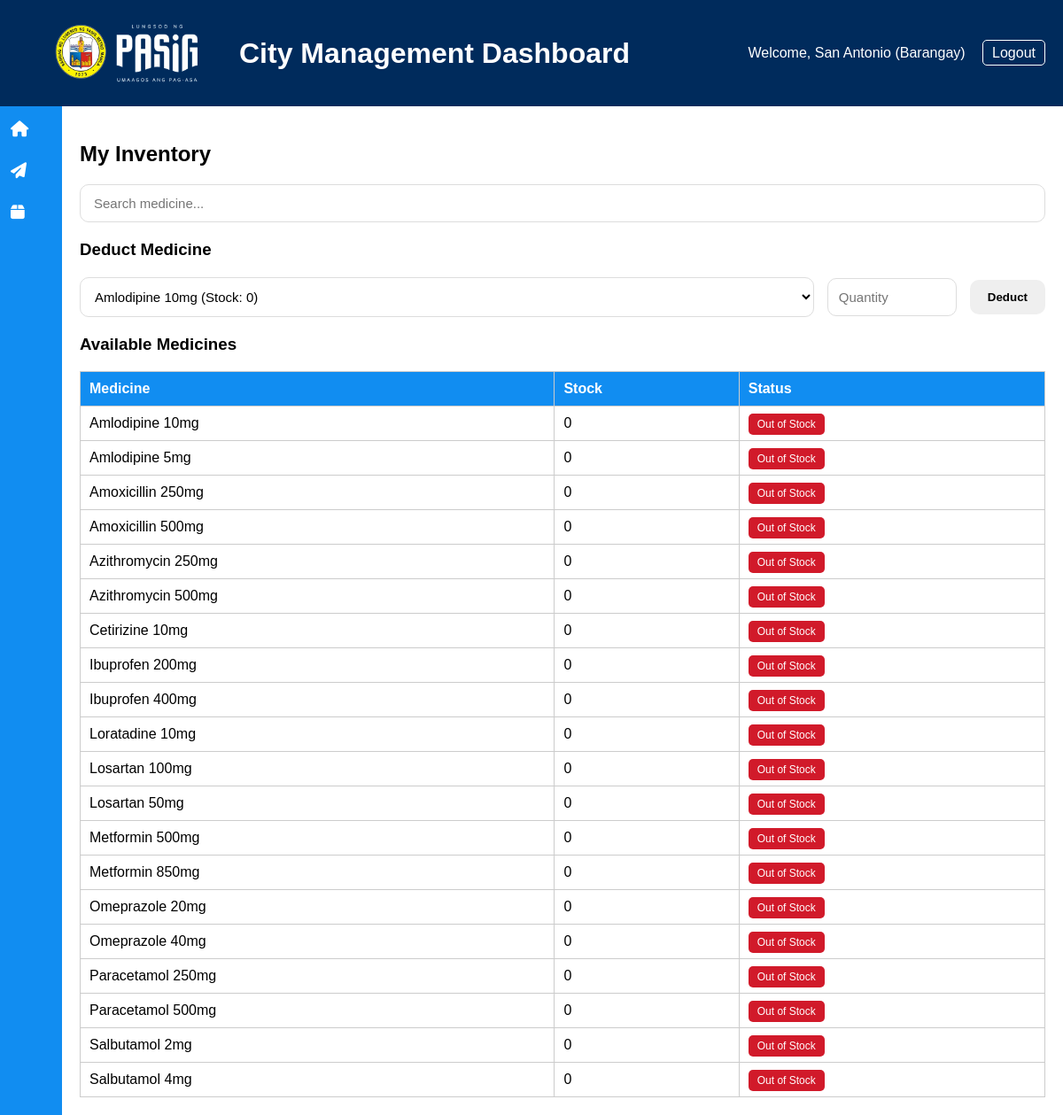
Screenshot of /barangay/inventory (signed in) with the database file from the repository.
### tables this page shows
CREATE TABLE barangay_inventory (
    id INTEGER PRIMARY KEY AUTOINCREMENT,
    barangay_id INTEGER NOT NULL,
    medicine_id INTEGER NOT NULL,
    stock INTEGER DEFAULT 0,
    FOREIGN KEY (barangay_id) REFERENCES barangays(id),
    FOREIGN KEY (medicine_id) REFERENCES medicines(id)
);

CREATE TABLE medicines (
    id INTEGER PRIMARY KEY AUTOINCREMENT,
    name TEXT,
    stock INTEGER DEFAULT 0
);

### blueprints/barangay.py (the view, shortened to what this page needs)
@barangay_bp.route("/inventory", methods=["GET", "POST"])
def inventory():
    if session.get("role") != "barangay":
        return redirect(url_for("auth.login"))
    conn = get_db()
    cur = conn.cursor()
    search = request.args.get("search", "")
    data = cur.execute("""
        SELECT
            m.id,
            m.name,
            bi.stock
        FROM barangay_inventory bi
        JOIN medicines m ON m.id = bi.medicine_id
        WHERE bi.barangay_id = ?
        AND m.name LIKE ?
        ORDER BY m.name ASC
    """, (
        session["barangay_id"],
        f"%{search}%"
    )).fetchall()
    conn.close()
    return render_template(
        "barangay/barangay_inventory.html",
        inventory=data,
        username=session["username"],
        search=search
    )

### blueprints/barangay.py (called while the page is built)
def get_db():
    conn = sqlite3.connect("database.db")
    conn.row_factory = sqlite3.Row
    return conn

### templates/barangay/barangay_inventory.html (shortened to what this page needs)
{% extends "barangay/base_barangay.html" %}
{% block content %}
<div class="inventory-container">
    <h2>My Inventory</h2>
    <div class="inventory-search">
        <input
            type="text"
            id="searchInput"
            class="search-input"
            placeholder="Search medicine..."
        >
    </div>
    <div class="inventory-card">
        <h3>Deduct Medicine</h3>
        <form method="POST" class="deduct-form">
            <select name="medicine_id" class="medicine-select" required>
                {% for i in inventory %}
                <option value="{{ i.id }}">
                    {{ i.name }} (Stock: {{ i.stock }})
                </option>
                {% endfor %}
            </select>
            <input
                type="number"
                name="quantity"
                class="quantity-input"
                min="1"
                placeholder="Quantity"
                required
            >
            <button type="submit" class="deduct-btn">
                Deduct
            </button>
        </form>
    </div>
    <div class="inventory-card">
        <h3>Available Medicines</h3>
        <table class="inventory-table">
            <thead>
                <tr>
                    <th>Medicine</th>
                    <th>Stock</th>
                    <th>Status</th>
                </tr>
            </thead>
            <tbody>
                {% for i in inventory %}
                <tr>
                    <td>{{ i.name }}</td>
                    <td>{{ i.stock }}</td>
                    <td>
                        {% if i.stock == 0 %}
                            <span class="out-stock">Out of Stock</span>
                        {% elif i.stock <= 20 %}
                            <span class="low-stock">Low Stock</span>
                        {% else %}
                            <span class="normal-stock">Normal Stock</span>
                        {% endif %}
                    </td>
                </tr>
                {% endfor %}
            </tbody>
        </table>
    </div>
</div>
{% endblock %}

### static/style.css (style rules this page uses)
.dashboard-body { margin: 0; font-family: Arial, sans-serif; background-color: #f2f2f2; }
table { width: 100%; border-collapse: collapse; margin-top: 10px; }
th, td { border: 1px solid #ccc; padding: 10px; text-align: left; }
th { background-color: #118df1; color: white; }
.inventory-search { margin-bottom: 20px; }
.search-input { width: 100%; padding: 12px 15px; border: 1px solid #ddd; border-radius: 10px; font-size: 15px; outline: none; transition: 0.3s; box-sizing: border-box; }
.deduct-form { display: flex; gap: 15px; align-items: center; flex-wrap: wrap; margin: 20px 0; }
.medicine-select { flex: 2; min-width: 250px; padding: 12px; border: 1px solid #ddd; border-radius: 10px; font-size: 15px; background: white; outline: none; }
.quantity-input { width: 120px; padding: 12px; border: 1px solid #ddd; border-radius: 10px; font-size: 15px; outline: none; }
.deduct-btn { padding: 12px 20px; border: none; border-radius: 10px; cursor: pointer; font-weight: bold; }
.out-stock, .low-stock, .normal-stock { padding: 5px 10px; border-radius: 5px; color: white; font-size: 12px; }
.out-stock { background: #d11a2a; }

### rows the page displays
barangay_inventory: name "Amlodipine 10mg", stock "0", shows "Out of Stock"
barangay_inventory: name "Amlodipine 5mg", stock "0", shows "Out of Stock"
barangay_inventory: name "Amoxicillin 250mg", stock "0", shows "Out of Stock"
barangay_inventory: name "Amoxicillin 500mg", stock "0", shows "Out of Stock"
barangay_inventory: name "Azithromycin 250mg", stock "0", shows "Out of Stock"
barangay_inventory: name "Azithromycin 500mg", stock "0", shows "Out of Stock"
barangay_inventory: name "Cetirizine 10mg", stock "0", shows "Out of Stock"
barangay_inventory: name "Ibuprofen 200mg", stock "0", shows "Out of Stock"
barangay_inventory: name "Ibuprofen 400mg", stock "0", shows "Out of Stock"
barangay_inventory: name "Loratadine 10mg", stock "0", shows "Out of Stock"
barangay_inventory: name "Losartan 100mg", stock "0", shows "Out of Stock"
barangay_inventory: name "Losartan 50mg", stock "0", shows "Out of Stock"
barangay_inventory: name "Metformin 500mg", stock "0", shows "Out of Stock"
barangay_inventory: name "Metformin 850mg", stock "0", shows "Out of Stock"
barangay_inventory: name "Omeprazole 20mg", stock "0", shows "Out of Stock"
barangay_inventory: name "Omeprazole 40mg", stock "0", shows "Out of Stock"
barangay_inventory: name "Paracetamol 250mg", stock "0", shows "Out of Stock"
barangay_inventory: name "Paracetamol 500mg", stock "0", shows "Out of Stock"
barangay_inventory: name "Salbutamol 2mg", stock "0", shows "Out of Stock"
barangay_inventory: name "Salbutamol 4mg", stock "0", shows "Out of Stock"

### other values shown
{{ username }} "San Antonio"
form field medicine_id "Amlodipine 10mg (Stock: 0)"
